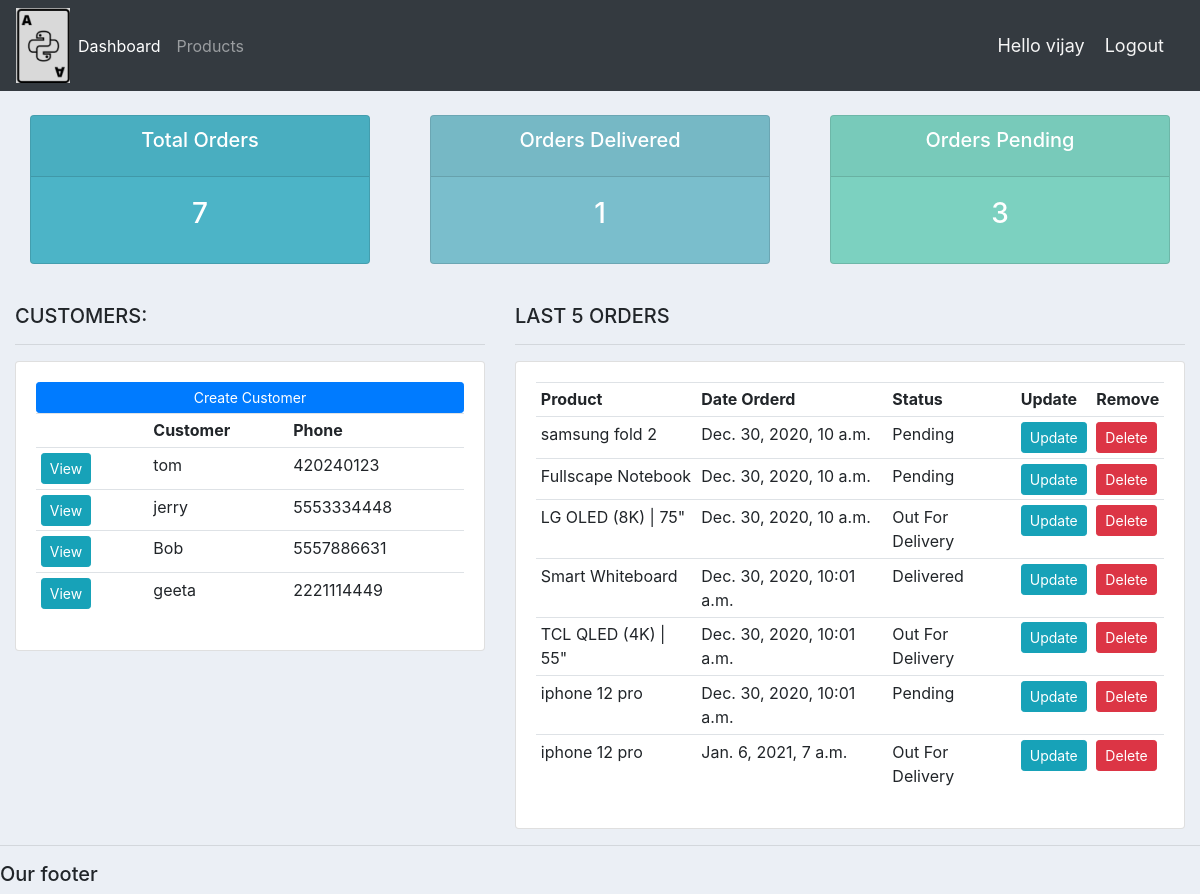
The app's page / (signed in) with its own data.
### ToDoApp/models.py (models this page shows, shortened)
class Customer(models.Model):
    user = models.OneToOneField(User,null=True,on_delete=models.CASCADE)
    name = models.CharField(max_length=20,null=True)
    phone = models.CharField(max_length=20,null=True)
    emali = models.CharField(max_length=20,null=True)
    profile_pic = models.ImageField(null=True,blank=True)
    date_created = models.DateTimeField(auto_now_add=True,null=True)

class Order(models.Model):
    STATUS = (
        ('Pending','Pending'),
        ('Out For Delivery','Out For Delevery'),
        ('Delivered','Delivered'),
    )
    customer = models.ForeignKey(Customer,null=True,on_delete=models.SET_NULL)
    product = models.ForeignKey(Product,null=True,on_delete=models.SET_NULL)
    date_created = models.DateTimeField(auto_now_add=True,null=True)
    status = models.CharField(max_length=20,null=True,choices=STATUS)
    note = models.CharField(max_length=20,null=True, blank=True)

class Product(models.Model):
    CATEGORY = (
        ('Indoor', 'Indoor'),
        ('Outdoor','Outdoor')
    )
    name = models.CharField(max_length=20,null=True)
    price = models.FloatField(null=True)
    category = models.CharField(max_length=20,null=True,choices=CATEGORY)
    discription = models.CharField(max_length=20,null=True, blank=True)
    date_created = models.DateTimeField(auto_now_add=True,null=True)
    tag = models.ManyToManyField(Teg)
    def __str__(self):
        return self.name

### ToDoApp/decorators.py (the view)
		def wrapper_func(request, *args, **kwargs):
			group = None
			if request.user.groups.exists():
				group = request.user.groups.all()[0].name
			if group in allowed_roles:
				return view_func(request, *args, **kwargs)
			else:
				return redirect('user')

### ToDoApp/views.py (called while the page is built)
@login_required(login_url='login')
@allowed_users(allowed_roles=['admin'])
def home(request):
    orders = Order.objects.all()
    customers = Customer.objects.all()
    total_orders = Order.objects.count()
    total_customer = Customer.objects.count()
    delivered = orders.filter(status='Delivered').count()
    pending = orders.filter(status='Pending').count()
    context = {'orders': orders, 'customers': customers,
                'total_orders':total_orders,
                'delivered': delivered, 'pending': pending
                }
    return render(request, 'ToDoApp/dashboard.html', context)

### ToDoApp/Templates/ToDoApp/dashboard.html
{% extends 'ToDoApp/main.html' %}
{% block content %}
{% include 'ToDoApp/status.html' %}
<br>
<div class="row">
	<div class="col-md-5">
		<h5>CUSTOMERS:</h5>
		<hr>
		<div class="card card-body">
			<a class="btn btn-primary  btn-sm btn-block" href="">Create Customer</a>
			<table class="table table-sm">
				<tr>
					<th> </th>
					<th> </th>
					<th>Customer</th>
					<th>Phone</th>
				</tr>
				{% for customer in customers %}
					<tr>
						<td><a class="btn btn-sm btn-info" href="{% url 'customer' customer.id %}">View<td>
						<td>{{customer.name}}</td>
						<td>{{customer.phone}}</td>
					</tr>
				{% endfor %}
			</table>
		</div>
	</div>
	<div class="col-md-7">
		<h5>LAST 5 ORDERS</h5>
		<hr>
		<div class="card card-body">
			<table class="table table-sm">
				<tr>
					<th>Product</th>
					<th>Date Orderd</th>
					<th>Status</th>
					<th>Update</th>
					<th>Remove</th>
				</tr>
				{% for order in orders %}
					<tr>
						<td>{{order.product}}</td>
						<td>{{order.date_created}}</td>
						<td>{{order.status}}</td>
						<td><a class="btn btn-sm btn-info" href="{% url 'update_order' order.id %}">Update</a></td>
						<td><a class="btn btn-sm btn-danger" href="{% url 'delete_order' order.id %}">Delete</a></td>
					</tr>
				{% endfor %}
			</table>
		</div>
	</div>
</div>
{% endblock content %}

### ToDoApp/Templates/ToDoApp/main.html (shortened to what this page needs)
{% load static %}
<!DOCTYPE html>
<html>
<head>
	<link rel="stylesheet" href="https://stackpath.bootstrapcdn.com/bootstrap/4.3.1/css/bootstrap.min.css">
	<link rel="stylesheet" type="text/css" href= "{% static 'css/main.css' %}" >
</head>
<body>
	{%  include 'ToDoApp/navbar.html' %}
	<div class="container-fluid">
	{% block content %}
	{% endblock %}
    </div>
	<hr>
	<h5>Our footer</h5>
</body>
</html>

### ToDoApp/Templates/ToDoApp/navbar.html (shortened to what this page needs)
{% load static %}
<nav class="navbar navbar-expand-lg navbar-dark bg-dark">
  <img src="{% static 'img/logo75x75.png' %}">
  <div class="collapse navbar-collapse" id="navbarNav">
    <ul class="navbar-nav">
      {% if request.user.is_staff %}
      <li class="nav-item active">
        <a class="nav-link" href="{% url 'home' %}">Dashboard</a>
      </li>
      <li class="nav-item">
        <a class="nav-link" href="{% url 'products' %}">Products</a>
      </li>
      {% else %}
      <li class="nav-item">
        <a class="nav-link" href="{% url 'account' %}">Settings</a>
      </li>
      {% endif %}
    </ul>
  </div>
  <span class="hello-msg">Hello {{request.user}}</span>
  <span> <a class="hello-msg" href="{% url 'logout' %}">Logout</a></span>
</nav>

### ToDoApp/Templates/ToDoApp/status.html
<br>
<div class="row">
	<div class="col">
		<div class="col-md">
			<div class="card text-center text-white  mb-3" id="total-orders">
			  	<div class="card-header">
			  		<h5 class="card-title">Total Orders</h5>
			  	</div>
			  	<div class="card-body">
			    	<h3 class="card-title">{{total_orders}}</h3>
			  	</div>
			</div>
		</div>
	</div>
	<div class="col">
		<div class="col-md">
			<div class="card text-center text-white  mb-3" id="orders-delivered">
			  	<div class="card-header">
			  		<h5 class="card-title">Orders Delivered</h5>
			  	</div>
			  	<div class="card-body">
			    	<h3 class="card-title">{{delivered}}</h3>
			  	</div>
			</div>
		</div>
	</div>
	<div class="col">
		<div class="col-md">
			<div class="card text-center text-white  mb-3" id="orders-pending">
			  	<div class="card-header">
			  		<h5 class="card-title">Orders Pending</h5>
			  	</div>
			  	<div class="card-body">
			    	<h3 class="card-title">{{pending}}</h3>
			  	</div>
			</div>
		</div>
	</div>
</div>

### ToDoApp/static/css/main.css (style rules this page uses)
body { background-color: #ebeff5; }
#total-orders { background-color: #4cb4c7; }
#orders-delivered { background-color: #7abecc; }
#orders-pending { background-color: #7CD1C0; }

### ToDoApp/Templates/ToDoApp/navbar.html (style rules this page uses)
.hello-msg { font-size: large; color: whitesmoke; margin-right: 20px; }

### records on screen
Customer: name "tom", phone "420240123"
Customer: name "jerry", phone "5553334448"
Customer: name "Bob", phone "5557886631"
Customer: name "geeta", phone "2221114449"
Order: product "samsung fold 2", date_created "Dec. 30, 2020, 10 a.m.", status "Pending"
Order: product "Fullscape Notebook", date_created "Dec. 30, 2020, 10 a.m.", status "Pending"
Order: product "LG OLED (8K) | 75\"", date_created "Dec. 30, 2020, 10 a.m.", status "Out For Delivery"
Order: product "Smart Whiteboard", date_created "Dec. 30, 2020, 10:01 a.m.", status "Delivered"
Order: product "TCL QLED (4K) | 55\"", date_created "Dec. 30, 2020, 10:01 a.m.", status "Out For Delivery"
Order: product "iphone 12 pro", date_created "Dec. 30, 2020, 10:01 a.m.", status "Pending"
Order: product "iphone 12 pro", date_created "Jan. 6, 2021, 7 a.m.", status "Out For Delivery"

### other values on screen
{{ request.user }} "vijay"
{{ total_orders }} "7"
{{ delivered }} "1"
{{ pending }} "3"
